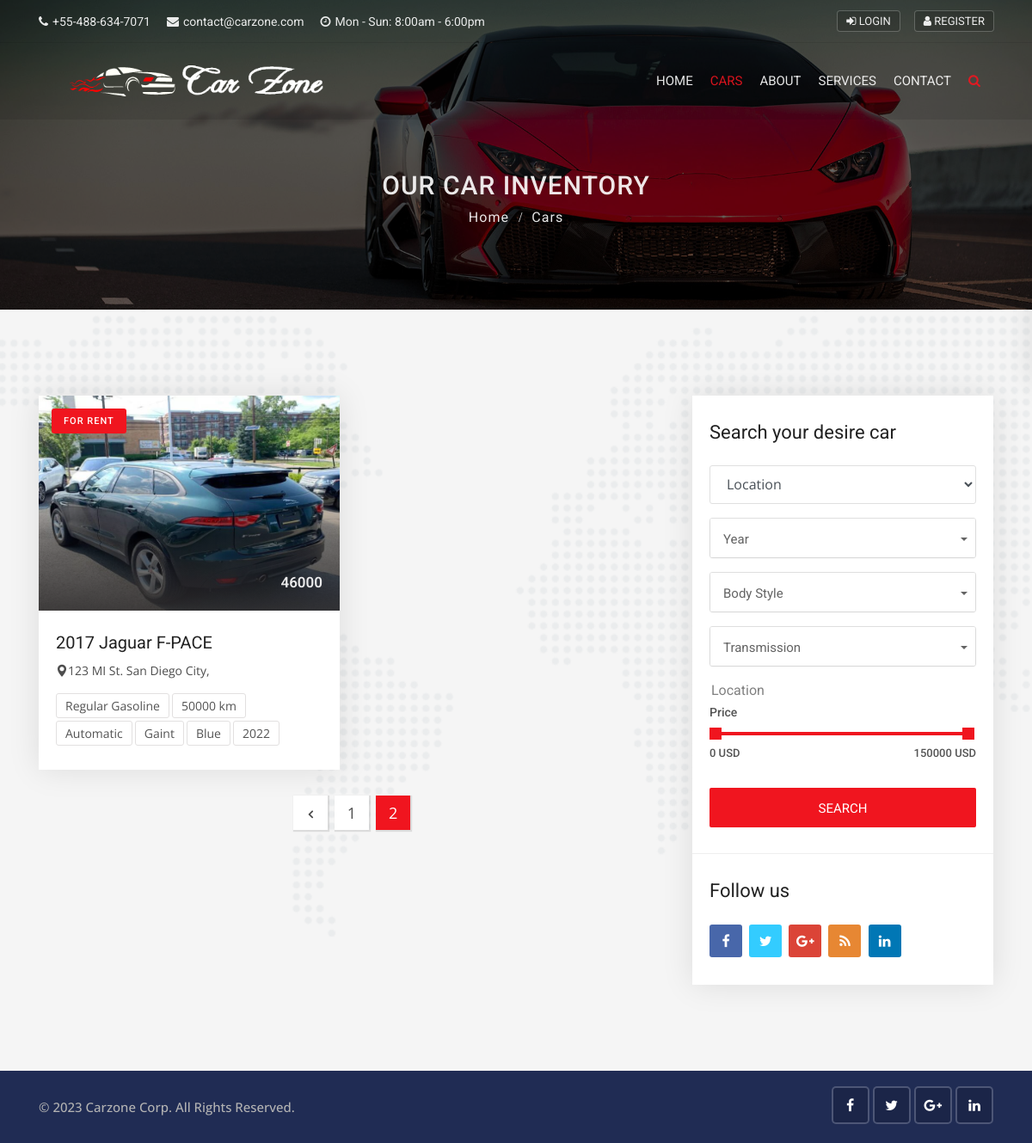
Before: /cars/?page=2 with the older database file.
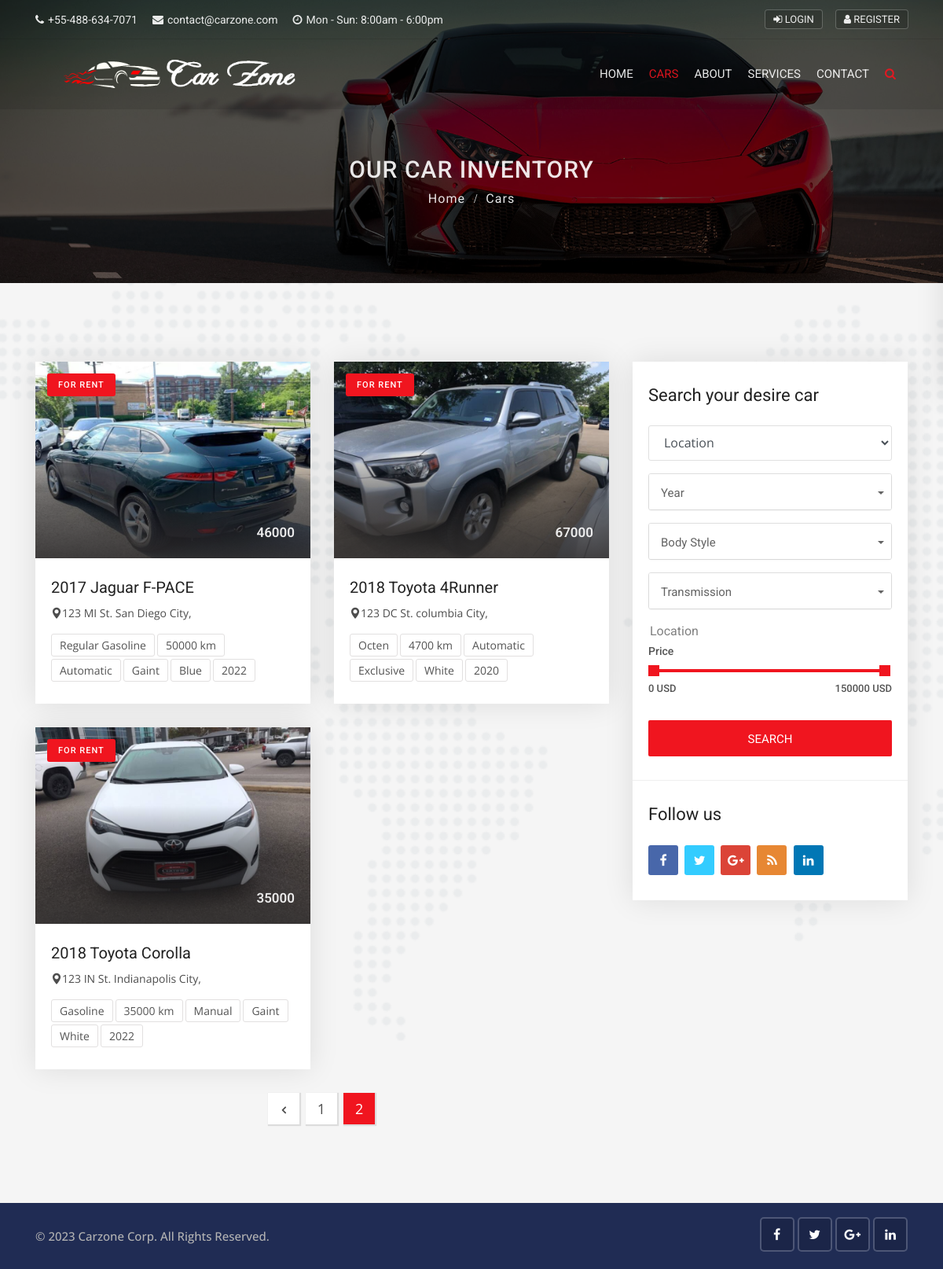
After: the same page with the newer database file.
### cars/models.py (models this page shows, shortened)
class Cars(models.Model):
    state_choice = (
        ('AL', 'Alabama'),
        ('AK', 'Alaska'),
        ('AZ', 'Arizona'),
        ('AR', 'Arkansas'),
        ('CA', 'California'),
        ('CO', 'Colorado'),
        ('CT', 'Connecticut'),
        ('DE', 'Delaware'),
        ('DC', 'District Of Columbia'),
        ('FL', 'Florida'),
        ('GA', 'Georgia'),
        ('HI', 'Hawaii'),
        ('ID', 'Idaho'),
        ('IL', 'Illinois'),
        ('IN', 'Indiana'),
        ('IA', 'Iowa'),
        ('KS', 'Kansas'),
        ('KY', 'Kentucky'),
        ('LA', 'Louisiana'),
        ('ME', 'Maine'),
        ('MD', 'Maryland'),
        ('MA', 'Massachusetts'),
        ('MI', 'Michigan'),
        ('MN', 'Minnesota'),
        ('MS', 'Mississippi'),
        ('MO', 'Missouri'),
        ('MT', 'Montana'),
        ('NE', 'Nebraska'),
        ('NV', 'Nevada'),
        ('NH', 'New Hampshire'),
        ('NJ', 'New Jersey'),
        ('NM', 'New Mexico'),
        ('NY', 'New York'),
        ('NC', 'North Carolina'),
        ('ND', 'North Dakota'),
        ('OH', 'Ohio'),
        ('OK', 'Oklahoma'),
        ('OR', 'Oregon'),
        ('PA', 'Pennsylvania'),
        ('RI', 'Rhode Island'),
        ('SC', 'South Carolina'),
        ('SD', 'South Dakota'),
        ('TN', 'Tennessee'),
        ('TX', 'Texas'),
        ('UT', 'Utah'),
        ('VT', 'Vermont'),
        ('VA', 'Virginia'),
        ('WA', 'Washington'),
        ('WV', 'West Virginia'),
        ('WI', 'Wisconsin'),
        ('WY', 'Wyoming'),
    )
    year_choice = []
    for r in range(2010, (datetime.now().year+1)):
        year_choice.append((r,r))
    door_choices = (
        ('2', '2'),
        ('3', '3'),
        ('4', '4'),
        ('5', '5'),
        ('6', '6'),
    )
    features_choices = (
        ('Cruise Control', 'Cruise Control'),
        ('Audio Interface', 'Audio Interface'),
        ('Airbags', 'Airbags'),
        ('Air Conditioning', 'Air Conditioning'),
        ('Seat Heating', 'Seat Heating'),
        ('Alarm System', 'Alarm System'),
        ('ParkAssist', 'ParkAssist'),
        ('Power Steering', 'Power Steering'),
        ('Reversing Camera', 'Reversing Camera'),
        ('Direct Fuel Injection', 'Direct Fuel Injection'),
        ('Auto Start/Stop', 'Auto Start/Stop'),
        ('Wind Deflector', 'Wind Deflector'),
        ('Bluetooth Handset', 'Bluetooth Handset'),
    )
    car_title = models.CharField(max_length=255)
    state = models.CharField(max_length=100,choices=state_choice)
    city = models.CharField(max_length=120)
    color = models.CharField(max_length=120)
    model = models.CharField(max_length=120)
    year = models.IntegerField(('year'),choices=year_choice)
    condition = models.CharField(max_length=120)
    car_price = models.IntegerField()
    car_photo = models.ImageField(upload_to='car_photos/%Y/%m/%d')
    car_photo1 = models.ImageField(upload_to='car_photos/%Y/%m/%d',blank=True)
    car_photo2 = models.ImageField(upload_to='car_photos/%Y/%m/%d',blank=True)
    car_photo3 = models.ImageField(upload_to='car_photos/%Y/%m/%d',blank=True)
    car_photo4 = models.ImageField(upload_to='car_photos/%Y/%m/%d',blank=True)
    description = RichTextField()
    features = models.ManyToManyField('Car_Feature',blank=True)
    body_style = models.CharField(max_length=120)
    engine = models.CharField(max_length=120)
    transmission = models.CharField(max_length=120)
    interior = models.CharField(max_length=120)
    miles = models.IntegerField()
    doors = models.CharField(choices=door_choices,max_length=10)
    passengers = models.IntegerField()
    vin = models.CharField(max_length=120)
    fuel_mielage = models.CharField(max_length=120)
    fuel_type = models.CharField(max_length=70)
    is_featured = models.BooleanField(default=False)
    owners = models.CharField(max_length=120)
    warrenty = models.CharField(max_length=120)
    created = models.DateTimeField(default=datetime.now,blank=True)
    id = models.UUIDField(default=uuid.uuid4,unique=True,primary_key=True,editable=False)

### cars/views.py (the view)
# urls.py: path('cars/',include('cars.urls')),
def cars(request):
    cars = Cars.objects.all()
    page = request.GET.get('page')
    result = 3
    paginator = Paginator(cars,result)
    try:
        cars = paginator.page(page)
    except PageNotAnInteger:
        page = 1
        cars = paginator.page(page)
    except EmptyPage:
        page = paginator.num_pages
        cars = paginator.page(page)
    city_search = Cars.objects.values_list('city',flat=True).distinct()
    year_search = Cars.objects.values_list('year',flat=True).distinct()
    body_style_search = Cars.objects.values_list('body_style',flat=True).distinct()
    transmission_search = Cars.objects.values_list('transmission',flat=True).distinct()
    if request.GET.get('model'):
        model = request.GET.get('model')
        if model:
            cars = Cars.objects.filter(model__iexact=model)
    if request.GET.get('city'):
        city = request.GET.get('city')
        if city:
            cars = Cars.objects.filter(city__iexact=city)
    if request.GET.get('year'):
        year = request.GET.get('year')
        if year:
            cars = Cars.objects.filter(year__iexact=year)
    if request.GET.get('body_style'):
        body_style = request.GET.get('body_style')
        if body_style:
            cars = Cars.objects.filter(body_style__iexact=body_style)
    context = {'cars':cars,'paginator':paginator,'page':page,
            'city_search':city_search,'year_search':year_search,
            'body_style_search':body_style_search,'transmission_search':transmission_search}
    return render(request,'cars/cars.html',context)

### cars/templates/cars/cars.html (shortened to what this page needs)
{% extends 'base.html' %}
{% block content %}
{% load static %}
<div class="sub-banner overview-bgi">
    <div class="container breadcrumb-area">
        <div class="breadcrumb-areas">
            <h1>Our Car Inventory</h1>
            <ul class="breadcrumbs">
                <li><a href="{% url 'home' %}">Home</a></li>
                <li class="active">Cars</li>
            </ul>
        </div>
    </div>
</div>
<div class="featured-car content-area">
    <div class="container">
        <div class="row">
            <div class="col-lg-8 col-md-12">
                <div class="row">
                    {% for car in cars %}
                    <div class="col-lg-6 col-md-6">
                        <div class="car-box-3">
                            <div class="car-thumbnail">
                                <a href="{% url 'single_car' car.id %}" class="car-img">
                                    <div class="tag">For Rent</div>
                                    <div class="price-box">
                                        <span>{{car.car_price}}</span>
                                    </div>
                                    <img class="d-block w-100" src="{{car.car_photo.url}}" height="250" alt="car">
                                </a>
                            </div>
                            <div class="detail">
                                <h1 class="title">
                                    <a href="{% url 'single_car' car.id %}">{{car.car_title}}</a>
                                </h1>
                                <div class="location">
                                    <a href="{% url 'single_car' car.id %}">
                                        <i class="flaticon-pin"></i>123 {{car.state}} St. {{car.city}} City,
                                    </a>
                                </div>
                                <ul class="facilities-list clearfix">
                                    <li>{{car.fuel_type}}</li>
                                    <li>{{car.miles}} km</li>
                                    <li>{{car.transmission}}</li>
                                    <li>{{car.body_style}}</li>
                                    <li>{{car.color}}</li>
                                    <li>{{car.year}}</li>
                                </ul>
                            </div>
                        </div>
                    </div>
                    {% endfor %}
                </div>
                <div class="pagination-box p-box-2 text-center">
                    <nav aria-label="Page navigation example">
                        {% if cars.has_other_pages %}
                        <ul class="pagination">
                            {% if cars.has_previous %}
                            <li class="page-item">
                                <a class="page-link" href="?page={{cars.previous_page_number}}"><i class="fa fa-angle-left"></i></a>
                            </li>
                            {% endif %}
                            {% for page in paginator.page_range %}
                            {% if page == cars.number %}
                            <li class="page-item"><a class="page-link active" href="?page={{page}}">{{page}}</a></li>
                            {% else %}
                            <li class="page-item"><a class="page-link" href="?page={{page}}">{{page}}</a></li>
                            {% endif %}
                            {% endfor %}
                        </ul>
                        {% endif %}
                    </nav>
                </div>
            </div>
            <div class="col-lg-4 col-md-12">
                <div class="sidebar-right">
                    <div class="widget advanced-search2">
                        <h3 class="sidebar-title">Search your desire car</h3>
                        <form action="{% url 'search' %}" method="get">
                            <div class="form-group">
                                <select class="form-control search-fields" name="city">
                                    <option selected="true" disabled="disabled">Location</option>
                                </select>
                            </div>
                            <div class="form-group">
                                <select class="selectpicker search-fields" name="year">
                                    <option selected="true" disabled="disabled">Year</option>
                                </select>
                            </div>
                            <div class="form-group">
                                <select class="selectpicker search-fields" name="category">
                                    <option selected="true" disabled="disabled">Body Style</option>
                                </select>
                            </div>
                            <div class="form-group">
                                <select class="selectpicker search-fields" name="transmission">
                                    <option selected="true" disabled="disabled">Transmission</option>
                                </select>
                            </div>
                            <div class="range-slider clearfix">
                                <option selected="true" disabled="disabled">Location</option>
                                <label>Price</label>
                                <div data-min="0" data-max="150000"  data-min-name="min_price" data-max-name="max_price" data-unit="USD" class="range-slider-ui ui-slider" aria-disabled="false"></div>
                                <div class="clearfix"></div>
                            </div>
                            <div class="form-group mb-0">
                                <button class="search-button btn">Search</button>
                            </div>
                        </form>
                    </div>
                    <div class="widget question widget-3">
                        <h5 class="sidebar-title">Follow us</h5>
                        <div class="social-list clearfix">
                            <ul>
                                <li><a href="#" class="facebook-bg"><i class="fa fa-facebook"></i></a></li>
                                <li><a href="#" class="twitter-bg"><i class="fa fa-twitter"></i></a></li>
                                <li><a href="#" class="google-bg"><i class="fa fa-google-plus"></i></a></li>
                                <li><a href="#" class="rss-bg"><i class="fa fa-rss"></i></a></li>
                                <li><a href="#" class="linkedin-bg"><i class="fa fa-linkedin"></i></a></li>
                            </ul>
                        </div>
                    </div>
                </div>
            </div>
        </div>
    </div>
</div>
{% endblock content %}

Changed rows visible on the page:
added Cars: car_price "67000", car_photo (picture), car_title "2018 Toyota 4Runner", state "DC", city "columbia", fuel_type "Octen", miles "4700", transmission "Automatic", body_style "Exclusive", color "White", year "2020"
added Cars: car_price "35000", car_photo (picture), car_title "2018 Toyota Corolla", state "IN", city "Indianapolis", fuel_type "Gasoline", miles "35000", transmission "Manual", body_style "Gaint", color "White", year "2022"
